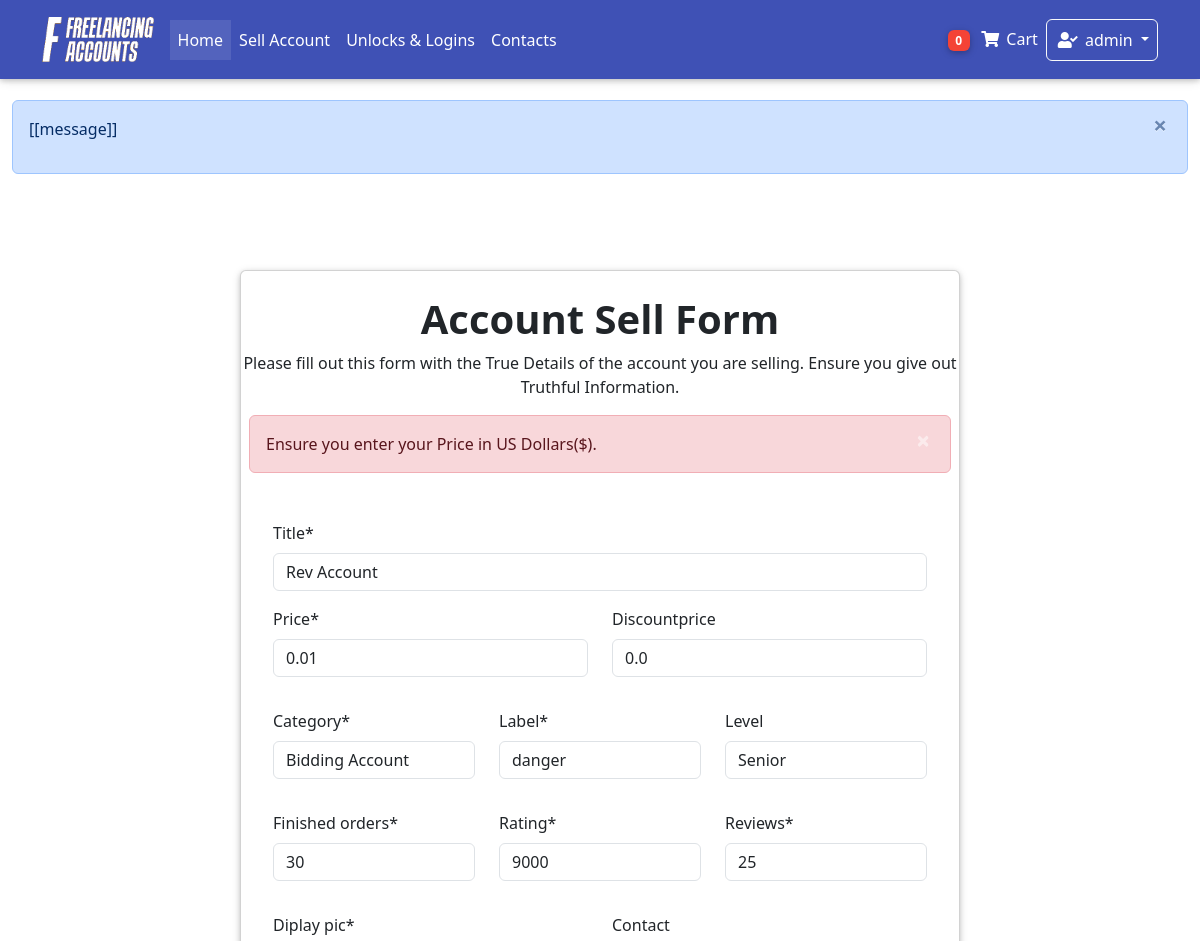
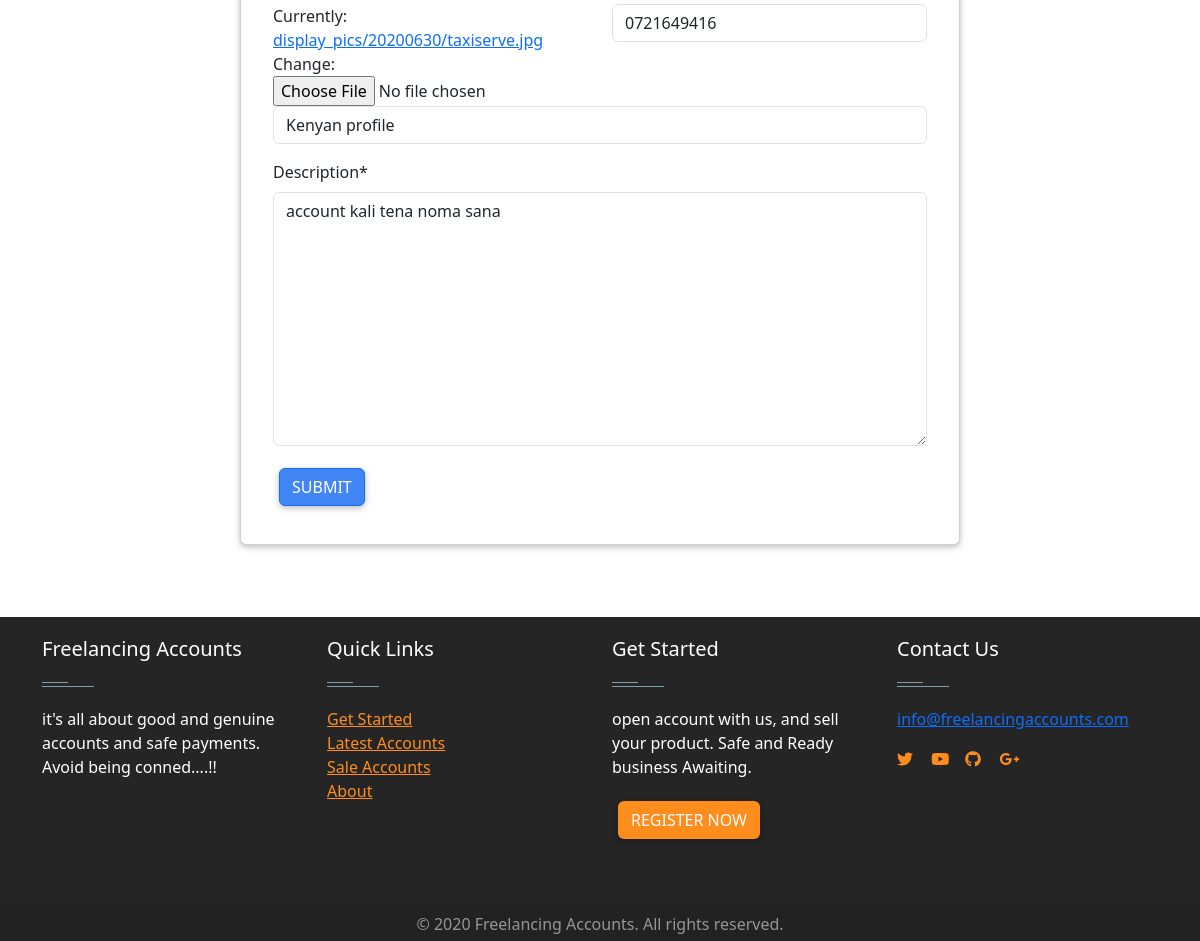
The app's page /edit-account/rev-account/ (signed in) with its own data (2 pictures, top to bottom).
### Home/models.py (models this page shows, shortened)
class Item(models.Model):
    created_by = models.ForeignKey(settings.AUTH_USER_MODEL,on_delete = models.CASCADE,blank = True, null = True, editable = False)
    created_at = models.DateTimeField(auto_now_add= True, blank = True, null = True )
    title = models.CharField(max_length = 100)
    slug = models.SlugField(blank = True, null = True)
    price = models.FloatField(default = 0.0)
    discountprice = models.FloatField(blank= True, null = True)
    category = models.CharField(choices = Category_choices, max_length=2)
    label = models.CharField(choices = Label_choices, max_length=1)
    Level = models.CharField(choices = Level_choices, max_length = 15 ,blank= True, null = True)
    finished_orders = models.IntegerField(default = 1)
    rating = models.IntegerField(default = 50 )
    Reviews =models.IntegerField( default = 1)
    profile = models.CharField( max_length = 20)
    description = models.TextField()
    diplay_pic = models.ImageField(upload_to = "display_pics/%Y%m%d/", max_length =255 )
    contact = models.CharField(max_length=15 ,null = True,blank= True)
    sold = models.BooleanField(default=False)

### Home/views.py (the view)
# urls.py: path('edit-account/<slug>/', views.Sell_item_Update.as_view(), name= "edit_account"),
class Sell_item_Update(LoginRequiredMixin,UpdateView):
    model = Item
    fields =  fields = ["title","price","discountprice","category","label","Level","finished_orders","rating","Reviews","profile","description","diplay_pic","contact" ]
    template_name = "sell_item.html"

### Home/templatetags/cart_template_tags.py (called while the page is built)
@register.filter
def cart_item_count(user):
    if user.is_authenticated:
        qs = Order.objects.filter(user = user, ordered = False)
        if qs.exists():
            return qs[0].items.count()
    return 0

@register.filter
def account_cash(user):
    if user.is_authenticated:
        qs = AccountsModel.objects.get(user= user)
        amount= qs.amount
        return amount

### Home/templatetags/login_tag.py (called while the page is built)
@register.inclusion_tag('logins/login_form.html')
def login_form_tag(current_page=None):
    return {'loginform': LoginForm(),
            'redirect_to': current_page}

### Home/templates/sell_item.html (shortened to what this page needs)
<!DOCTYPE html>
<html lang="en" dir="ltr">
{% extends "base.html"%}
{% load  staticfiles %}
{%  load crispy_forms_tags %}
        {% block content %}
        <main class="">
            <div class="container dark-grey-text mt-5">
              <div class="container wow fadeIn">
                    <div class="row">
                        <div class=" col-lg-8 col-md-12 mb-4 m-auto">
                            <div class="card my-5">
                            <h1 class="card-title text-center pt-4"><strong>Account Sell Form</strong></h1>
                            <p class="text-center">Please fill out this form with the True Details of the account you are selling.
                               Ensure you give out Truthful Information.</p>
                             <div class="alert alert-danger alert-dismissible mx-2">
                                Ensure you enter your Price in US Dollars($).
                                <button type="button " class="close" data-dismiss="alert" aria-label="Close">
                                  <span aria-hidden="true" class="white-text">&times;</span>
                                </button>
                             </div>
                            <div class=" card-body">
                            <form method= "POST" class="card-body" enctype="multipart/form-data" >
                                    <div class="form-group ">
                                      {{ form.title | as_crispy_field }}
                                    </div>
                                <div class="row ">
                                  <div class="form-group col-lg-6 col-md-12">
                                    {{  form.price | as_crispy_field }}
                                  </div>
                                  <div class="form-group col-lg-6 col-md-12">
                                    {{ form.discountprice | as_crispy_field }}
                                  </div>
                                </div>
                                <div class="row ">
                                  <div class="form-group col-lg-4 col-md-12">
                                    {{ form.category | as_crispy_field }}
                                  </div>
                                  <div class="form-group col-lg-4 col-md-12">
                                    {{ form.label | as_crispy_field }}
                                  </div>
                                  <div class="form-group col-lg-4 col-md-12">
                                    {{ form.Level | as_crispy_field }}
                                  </div>
                                </div>
                                <div class="row">
                                    <div class="form-group col-lg-4 col-md-12">
                                      {{ form.finished_orders | as_crispy_field }}
                                    </div>
                                    <div class="form-group col-lg-4 col-md-12">
                                      {{ form.rating | as_crispy_field }}
                                    </div>
                                    <div class="form-group col-lg-4 col-md-12">
                                      {{ form.Reviews | as_crispy_field }}
                                    </div>
                                </div>
                                <div class="row">
                                  <div class="custom-file col-lg-6 col-md-12 mb-4">
                                    {{ form.diplay_pic|as_crispy_field}}
                                  </div>
                                  <div class="form-group  col-lg-6 col-md-12">
                                    {{ form.contact | as_crispy_field }}
                                  </div>
                                </div>
                                <div class="form-group ">
                                  {{ form.profile | as_crispy_field }}
                                </div>
                                <div class="form-group ">
                                  {{ form.description | as_crispy_field }}
                                </div>
                                  <input type="submit"  class = 'btn btn-primary' value="Submit" />
                              </form>
                            </div>
                            </div>
                        </div>
                    </div>
              </div>
         </div>
        </main>
        {% endblock%}

### Home/templates/nav.html (shortened to what this page needs)
{% load cart_template_tags %}
{% load static %}
    <nav class="navbar fixed-top navbar-expand-lg  navbar-dark indigo mb-5 scrolling-navbar">
        <div class = 'container' >
            <a class="navbar-brand" href="/home/">
              <img src="{% static 'whitelogo.png' %}" height="45px" alt="">
            </a>
            <div class="collapse navbar-collapse" id="navbarSupportedContent">
              <ul class="navbar-nav mr-auto">
                <li class="nav-item active">
                  <a class="nav-link" href="/home/"> Home <span class="sr-only">(current)</span></a>
                </li>
                <li class="nav-item">
                  <a class = "nav-link" href="/sell-account/" >
                    Sell Account
                  </a>
                </li>
                <li class="nav-item">
                  <a class = "nav-link" href="/unlocks/" >
                    Unlocks & Logins
                  </a>
                </li>
                <li class="nav-item">
                  <a class = "nav-link" href="/" >
                    Contacts
                  </a>
                </li>
              </ul>
            </div>
            <ul class="navbar-nav nav-flex-icons mx-right">
              {%  if request.user.is_authenticated  %}
                <li class="nav-item">
                  <a class="nav-link waves-effect " href = "{% url "Home:order-summary" %}">
                    <span class="badge red z-depth-1 badge-pill mr-1"> {{ request.user|cart_item_count }}</span>
                    <i class="fas fa-shopping-cart"></i>
                    <span class="clearfix d-none d-sm-inline-block"> Cart </span>
                  </a>
                  <li class="nav-item dropdown">
                    <a class="nav-link dropdown-toggle border border-light rounded waves-effect  waves-light" href="#" id="navbarDropdownMenuLink" role="button" data-toggle="dropdown" aria-haspopup="true" aria-expanded="false">
                      <i class="fas fa-user-check"></i>  {{request.user}}
                    </a>
                  </li>
                  {% endif %}
                </ul>
          </div>
        </nav>

### Home/templates/base.html (style rules this page uses)
html, body, header, .carousel { height:400px; }

### Home/templates/footer.html (style rules this page uses)
.btn { background-color: #ff8d1e; color:#fff; }

### records on screen
Item: title "Rev Account", price "0.01", discountprice "0.0", category "Bidding Account", label "danger", Level "Senior", finished_orders "30", rating "9000", Reviews "25", contact "0721649416", profile "Kenyan profile", description "account kali tena noma sana"

### other values on screen
{{ request.user|cart_item_count }} "0"
{{ request.user }} "admin"
